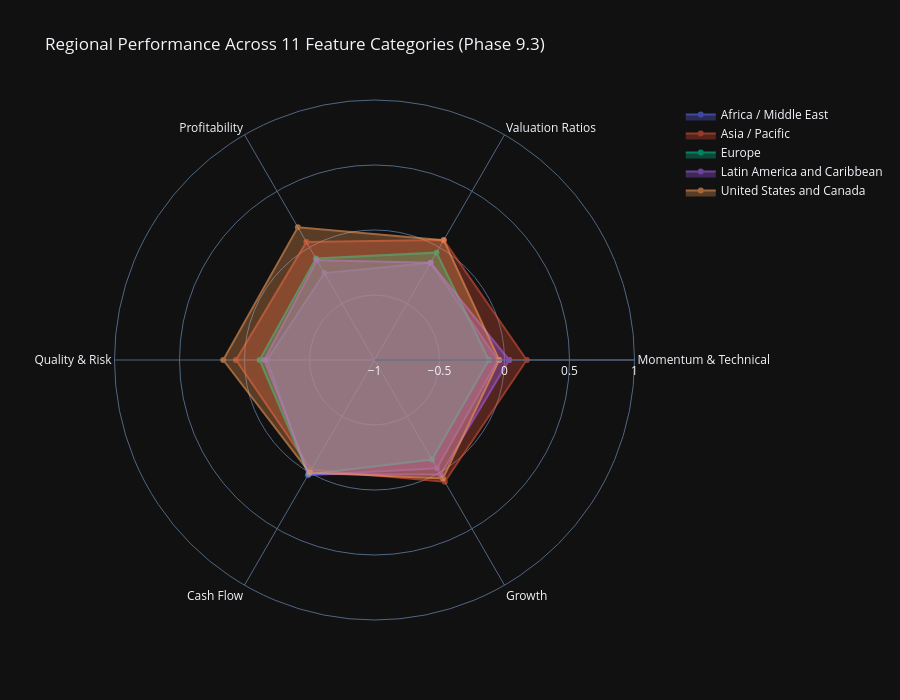

The notebook cell this image was saved under:
### Code cell
# Visualization 2: Regional Performance Radar Charts
print("\n📊 Regional Performance Radar Charts:")

# Compute category scores by region
category_region_scores = {}

for category_name, category_metrics in category_mapping.items():
    available_in_category = [m for m in category_metrics if m in all_stocks_scaled.columns]

    if len(available_in_category) == 0:
        continue

    # Compute z-scores for available metrics and average by region
    category_data = all_stocks_scaled[available_in_category + ['region']].copy()

    # Convert to numeric and compute z-scores
    for col in available_in_category:
        category_data[col] = pd.to_numeric(category_data[col], errors='coerce')

    # Compute z-scores (handle NaNs)
    z_scored_data = category_data[available_in_category].apply(lambda x: zscore(x, nan_policy='omit'))
    category_data['category_score'] = z_scored_data.mean(axis=1)

    # Aggregate by region
    region_scores = category_data.groupby('region')['category_score'].mean()
    category_region_scores[category_name] = region_scores

if category_region_scores:
    # Create radar chart for each region
    radar_df = pd.DataFrame(category_region_scores)

    # Create subplot radar charts
    from plotly.subplots import make_subplots
    import plotly.graph_objects as go

    regions = radar_df.index.tolist()
    categories = radar_df.columns.tolist()

    # Create single figure with all regions
    fig_radar = go.Figure()

    for region in regions:
        values = radar_df.loc[region].tolist()
        values.append(values[0])  # Close the radar chart

        fig_radar.add_trace(go.Scatterpolar(
                r=values,
                theta=categories + [categories[0]],
                fill='toself',
                name=region,
                opacity=0.6
                ))

    fig_radar.update_layout(
            polar=dict(
                    radialaxis=dict(
                            visible=True,
                            range=[-1, 1]
                            )
                    ),
            showlegend=True,
            title="Regional Performance Across 11 Feature Categories (Phase 9.3)",
            height=700
            )

    fig_radar.show()
    output_path = eda_output_dir / "phase93_regional_radar_charts.html"
    fig_radar.write_html(output_path)

    print(f"\n✓ Regional radar charts complete")
    print(f"  Regions visualized: {len(regions)}")
    print(f"  Categories analyzed: {len(categories)}")
    print(f"  Output: {output_path}")

    # Display top category per region
    print(f"\n  🌍 Strongest Category by Region:")
    for region in regions[:5]:
        top_category = radar_df.loc[region].idxmax()
        top_score = radar_df.loc[region].max()
        print(f"    {region}: {top_category} (z-score: {top_score:.2f})")
else:
    print("  ⚠️ No regional category data available")

### Figure 1 — Plotly figure (JSON) as saved in the notebook; plotly's stock layout.template omitted (floating-point values rounded to 4 significant figures)
{"data": [{"fill": "toself", "name": "Africa / Middle East", "opacity": 0.6, "r": [-0.05095, -0.1365, -0.2283, -0.174, 0.02404, -0.03854, -0.05095], "theta": ["Momentum & Technical", "Valuation Ratios", "Profitability", "Quality & Risk", "Cash Flow", "Growth", "Momentum & Technical"], "type": "scatterpolar"}, {"fill": "toself", "name": "Asia / Pacific", "opacity": 0.6, "r": [0.1707, 0.0648, 0.0471, 0.06493, -0.02512, 0.08116, 0.1707], "theta": ["Momentum & Technical", "Valuation Ratios", "Profitability", "Quality & Risk", "Cash Flow", "Growth", "Momentum & Technical"], "type": "scatterpolar"}, {"fill": "toself", "name": "Europe", "opacity": 0.6, "r": [-0.1212, -0.04636, -0.09894, -0.1164, 0.01493, -0.1155, -0.1212], "theta": ["Momentum & Technical", "Valuation Ratios", "Profitability", "Quality & Risk", "Cash Flow", "Growth", "Momentum & Technical"], "type": "scatterpolar"}, {"fill": "toself", "name": "Latin America and Caribbean", "opacity": 0.6, "r": [0.03545, -0.1367, -0.1147, -0.1533, 0.01157, 0.01686, 0.03545], "theta": ["Momentum & Technical", "Valuation Ratios", "Profitability", "Quality & Risk", "Cash Flow", "Growth", "Momentum & Technical"], "type": "scatterpolar"}, {"fill": "toself", "name": "United States and Canada", "opacity": 0.6, "r": [-0.04113, 0.06421, 0.1788, 0.1634, -0.0009384, 0.05273, -0.04113], "theta": ["Momentum & Technical", "Valuation Ratios", "Profitability", "Quality & Risk", "Cash Flow", "Growth", "Momentum & Technical"], "type": "scatterpolar"}], "layout": {"polar": {"radialaxis": {"visible": true, "range": [-1, 1]}}, "showlegend": true, "title": {"text": "Regional Performance Across 11 Feature Categories (Phase 9.3)"}, "height": 700}}
